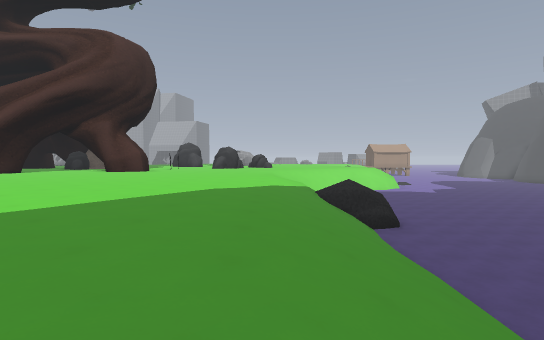
View 1 (above)

24 first-person views from a walk through a level from a Godot 3-D game. The camera is 1.4 m above the floor, tilts 2° down and sees 80° across. The floor is counted in squares, 2 m on a side. Each view is taken from the middle of a square. On the plan, view 1 faces up. The plan holds only what a view shows up to about 10 squares ahead; the rest is blank. The place goes on beyond the plan. Characters and animated objects are not drawn. Some surface patterns are stand-ins.

View 2
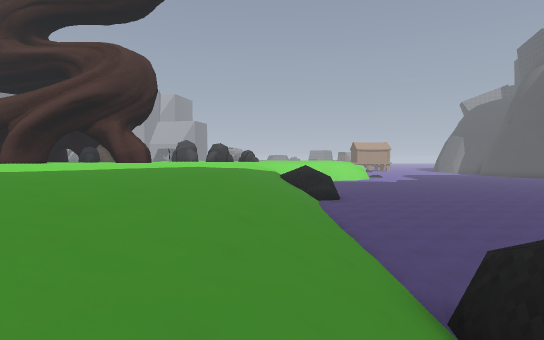

View 3
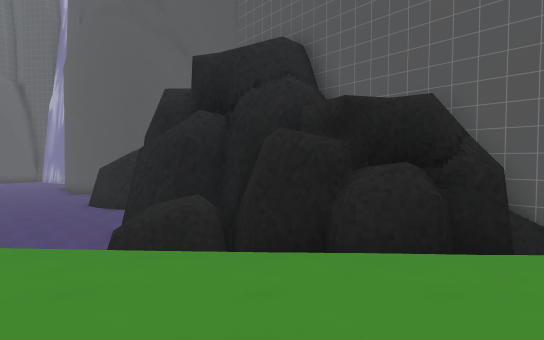

View 4
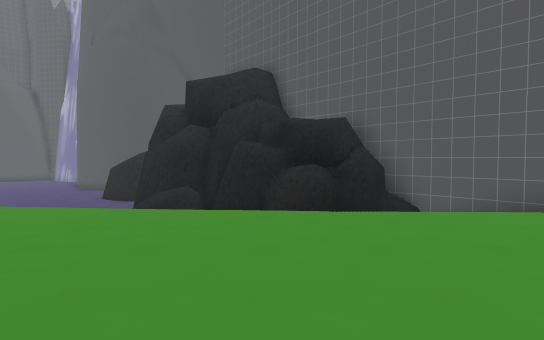

View 5
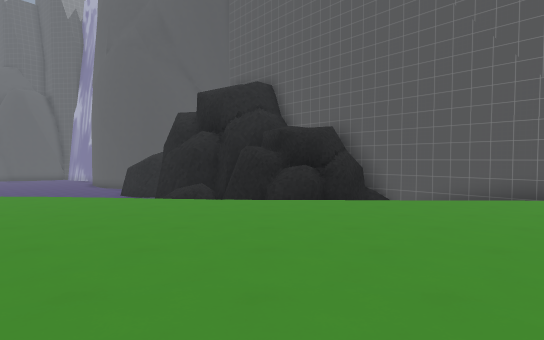

View 6
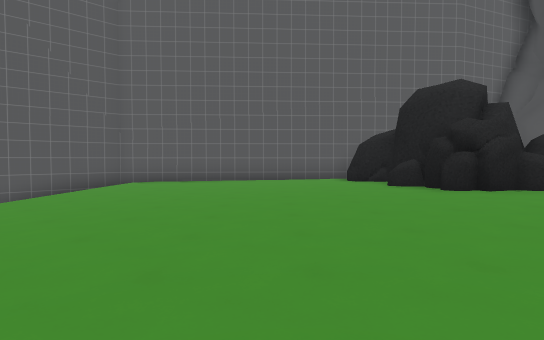

View 7
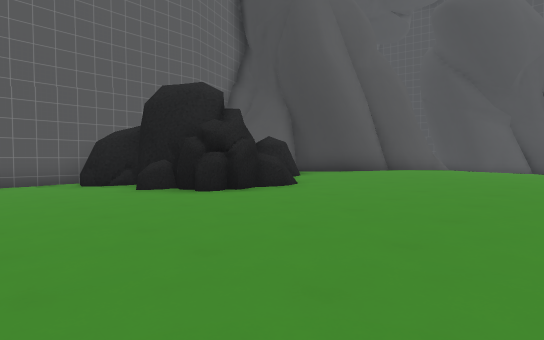

View 8
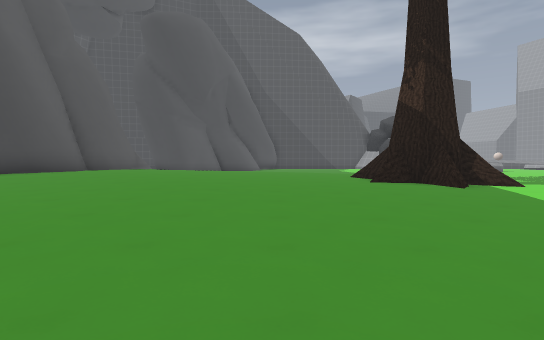

View 9
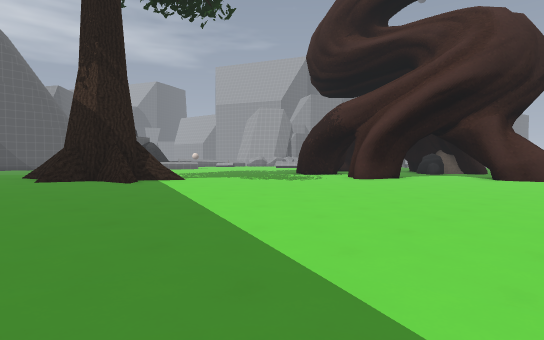

View 10
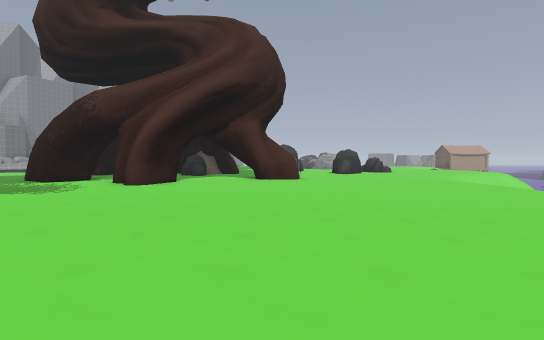

View 11
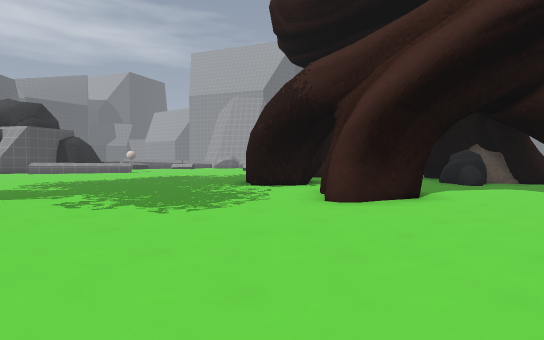

View 12
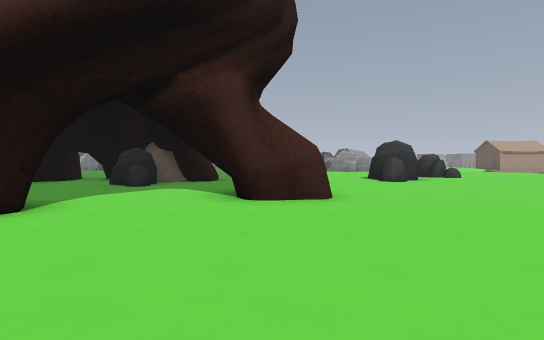

View 13
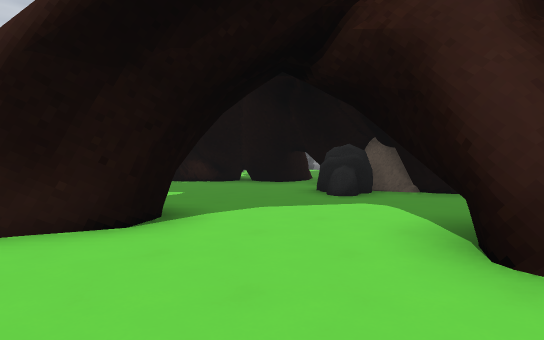

View 14
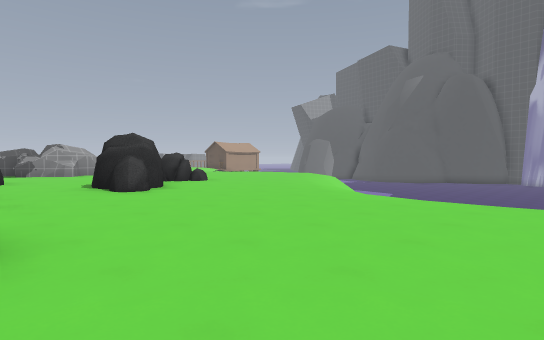

View 15
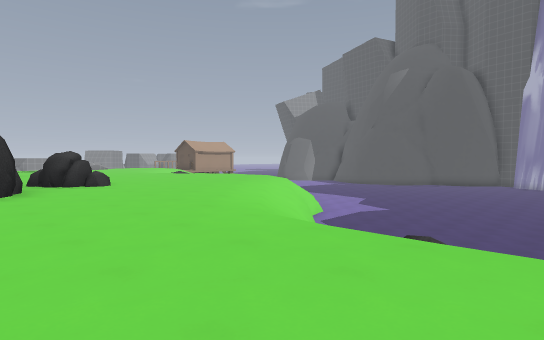

View 16
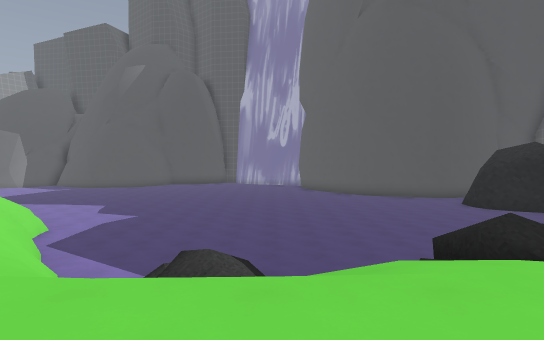

View 17
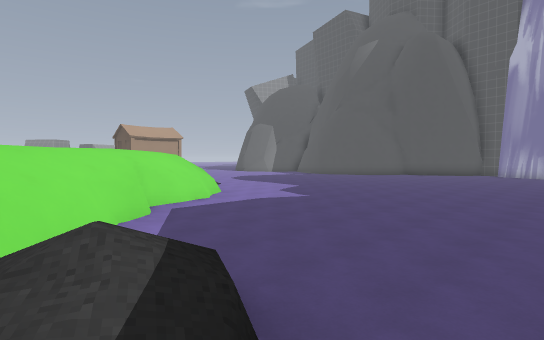

View 18
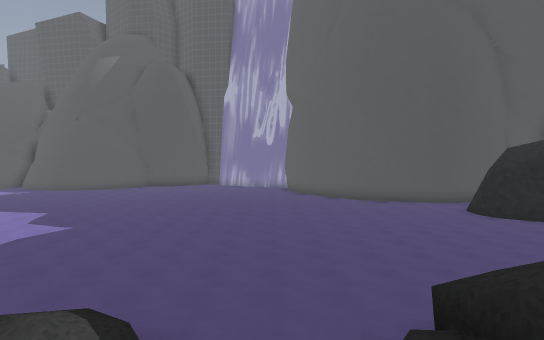

View 19
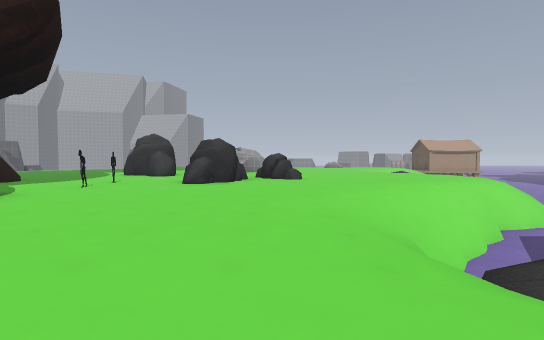

View 20
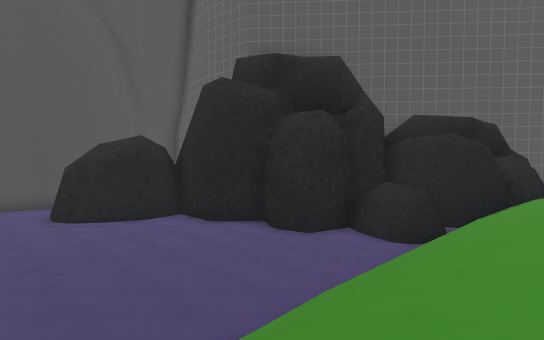

View 21
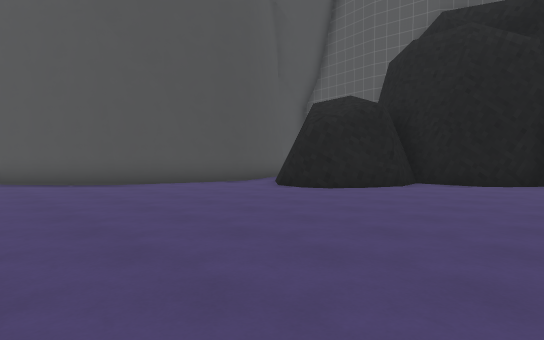

View 22
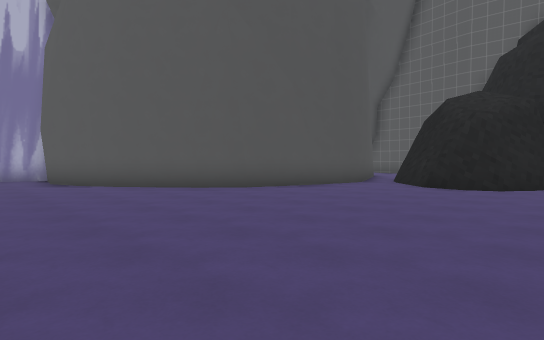

View 23
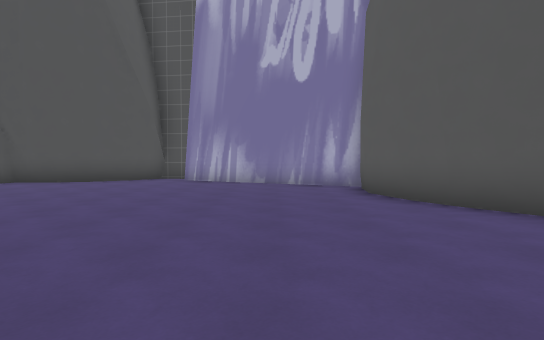

View 24
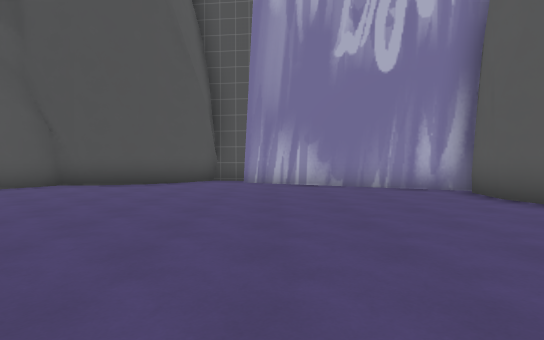

### Floor plan
Key: @ floor where view 1 was taken; # wall or solid block; x gap in a wall; . main floor; : floor 0.25 m higher than the main floor; - floor 0.25 m lower than the main floor; + floor 0.5 m higher than the main floor; * floor 0.75 m higher than the main floor; _ floor 1.75 m lower than the main floor; < floor 2.5 m lower than the main floor; / step, stairs or slope; = window, fence, low wall or low ledge; ^ raised ledge; v drop or lower ground; R rock.
Columns run from 20 left of view 1 to 24 right of it. Each row starts with its distance up from view 1.
 20       ##   #..=..RR.....=====<<         <<<#
 19      ####RR#.=...R....=./#=<<<<       <<<<<#
 18     ###..RR...=...=...///<<<<<<      <<<<<<##
 17     #.....R....=.=...////<<<<<<<    <<<<<<<<#
 16      .......   ....=./=/<<<<<<<<<  <<<<<<<<<#
 15       #.....###=..../==/<<<<<<<<<<<<<<<<<<<##
 14     ###  #.. ......./v_=<<<<<<<<<<<<<<<<<<<#
 13     .#..##...=......//==<<<<<<<<<<<<<<<<<<##
 12    ......#...... .=.///<<<<<<<<<<<<<<<<<<<#
 11   ...=.=..= .. .=....//=<<<<<<<<<<<<<<<####
 10  ... =......=..=....//=#<<<<<<<<<<<<<###
  9 ......... ......=...=/=#<<<<<<<<<<<<##
  8 ..... .......=......///<<<<<<<<<<<<##
  7       ::::...=..=.../=/<<<<<<<<<<<<#
  6       =:::::..=..=..///<<<<<<<<<<<<#
  5       #::::=:.......///<<<<<<<<<<<##
  4       #*:::::.......=//<<<<<<<#####
  3     ###+=::::=......///<<<<<<<#
  2     ++++ +::::=  =..///<<<<<<<#
  1       +=++:x:::. ...///<<######
  0      ++++=+:::: .=.=@//###
 -1     ++=++++=:::..#=#//=##
 -2   +******=++::: ....///#
 -3   *=*=**++=::::.....//##
 -4    *****+=+::::.=.../##
 -5     **=*++== :: .=../##
 -6     #***+##::::..... ##
 -7      #*// #::=... =./ ##
 -8        ####^::.....-/ ###
 -9           #:: .....=/##
-10           ##:  ....-/#

Where each view was taken, in squares from view 1:
view 1: 0 up, 0 right, facing up
view 2: 3 down, 1 right, facing up
view 3: 3 down, 3 left, facing right
view 4: 4 down, 6 left, facing right
view 5: 4 down, 8 left, facing right
view 6: 0 up, 6 left, facing down
view 7: 1 down, 6 left, facing down-left
view 8: 0 up, 6 left, facing left
view 9: 1 up, 5 left, facing up-left
view 10: 2 up, 7 left, facing up
view 11: 7 up, 8 left, facing up-left
view 12: 9 up, 7 left, facing up
view 13: 12 up, 7 left, facing up-left
view 14: 12 up, 6 left, facing up-right
view 15: 12 up, 3 left, facing up-right
view 16: 13 up, 2 left, facing right
view 17: 12 up, 2 right, facing up-right
view 18: 12 up, 0 right, facing right
view 19: 10 up, 1 left, facing up
view 20: 7 up, 0 right, facing down-right
view 21: 11 up, 6 right, facing down-right
view 22: 13 up, 9 right, facing down-right
view 23: 13 up, 13 right, facing right
view 24: 15 up, 14 right, facing right
